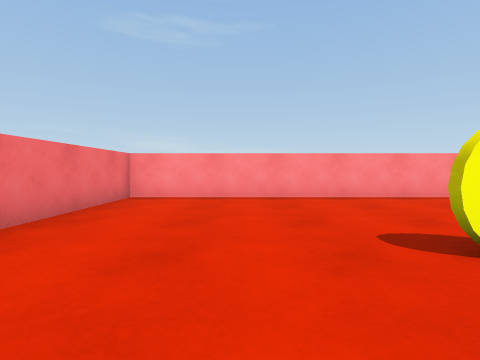
view 1 (above)

15 first-person views from a walk through a scene from a Unity 3-D project. The camera is 0.62 m above the floor, tilts 2° down and sees 80° across. The floor is counted in squares, 1 m on a side. Each view is taken from the middle of a square. On the plan, view 1 faces up. The plan holds only what a view shows up to about 9 squares ahead; the rest is blank. The place goes on beyond the plan. The player character is not drawn.

view 2
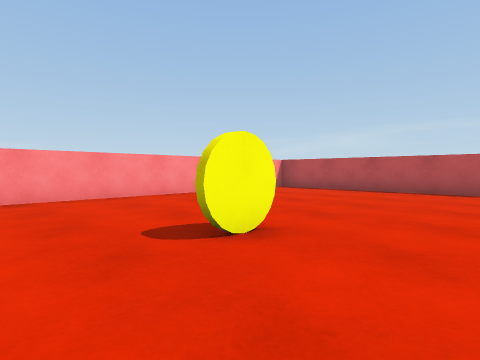

view 3
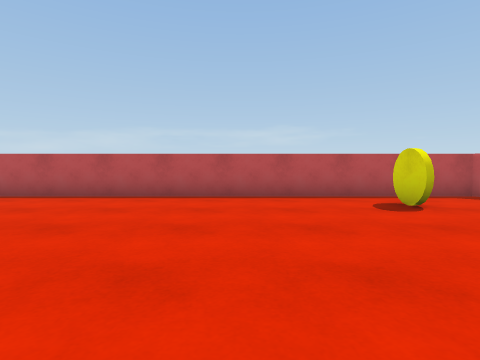

view 4
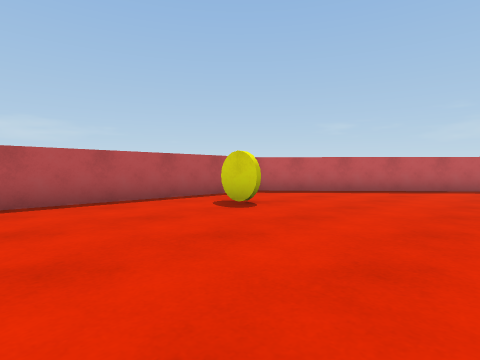

view 5
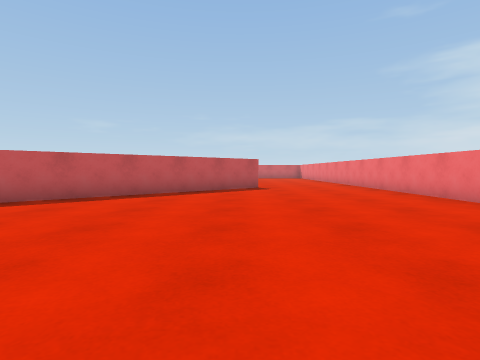

view 6
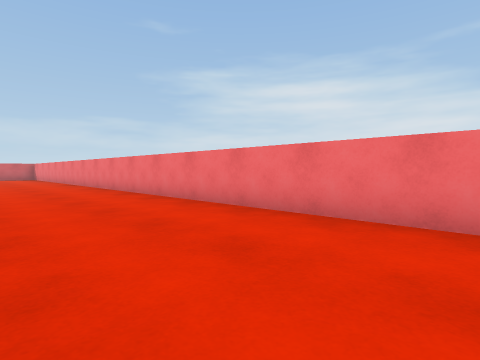

view 7
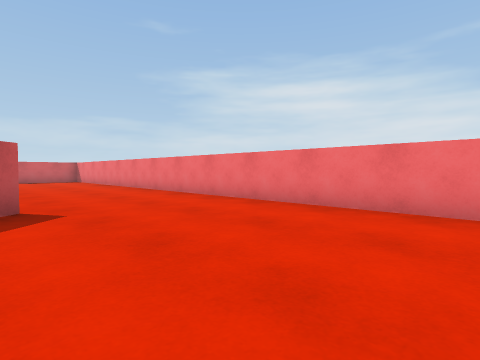

view 8
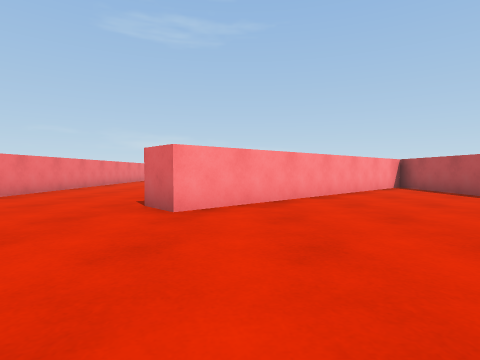

view 9
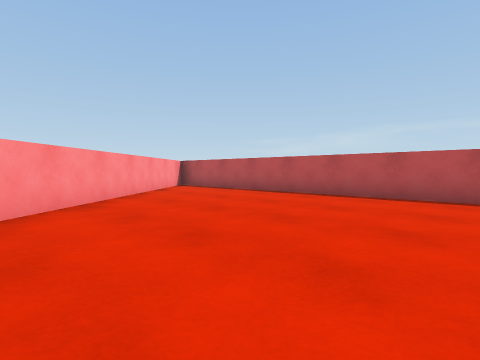

view 10
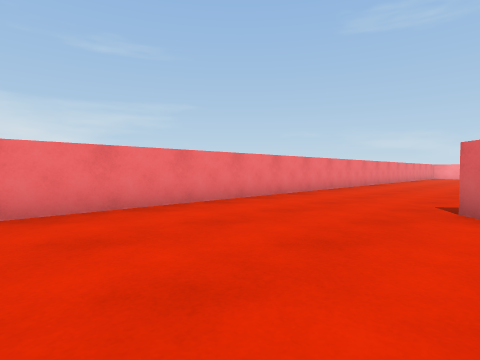

view 11
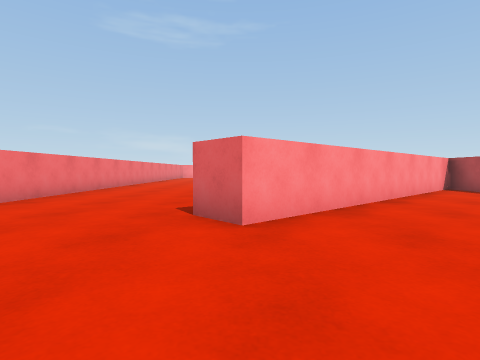

view 12
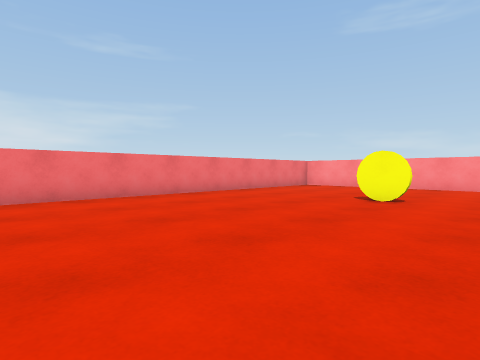

view 13
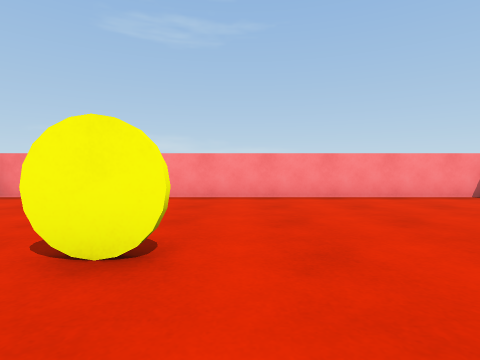

view 14
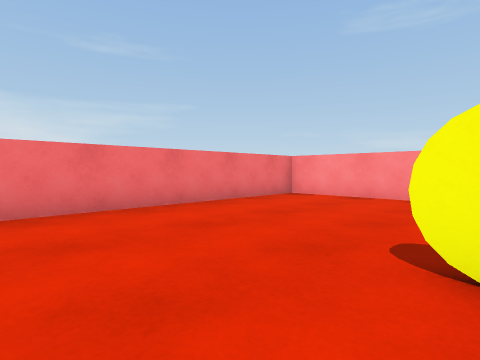

view 15
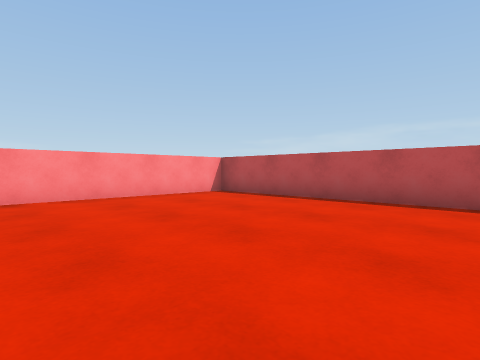

### Floor plan
Points are (right, up) in squares from view 1. A wall is a line through its corners. A room is listed if a view was taken in it or the views show most of it. See-through windows are left out.
Room 1 (views 1, 2, 3, 4, 5, 6, 7, 8, 9, 10, 11, 12, 13, 14, 15)
walls: (8.7, -16.5) (8.7, -6.8) (2, -12.8) (1.4, -12.1) (8.7, -5.4) (8.7, 6.5) (-2.5, 6.5) (-2.5, -16.6)
objects: yellow disc (2, 2); yellow disc (7, -3)

Where each view was taken, in squares from view 1:
view 1: 0 up, 0 right, facing up
view 2: 0 up, 0 right, facing up-right
view 3: 0 up, 2 right, facing right
view 4: 1 up, 3 right, facing down-right
view 5: 2 down, 2 right, facing down
view 6: 2 down, 1 right, facing down-left
view 7: 7 down, 2 right, facing down-left
view 8: 17 down, 3 right, facing up
view 9: 17 down, 2 right, facing up-right
view 10: 17 down, 2 right, facing up-left
view 11: 16 down, 2 right, facing up
view 12: 4 down, 4 right, facing up-left
view 13: 0 up, 3 right, facing up
view 14: 0 up, 2 right, facing up-left
view 15: 0 up, 3 right, facing up-right
